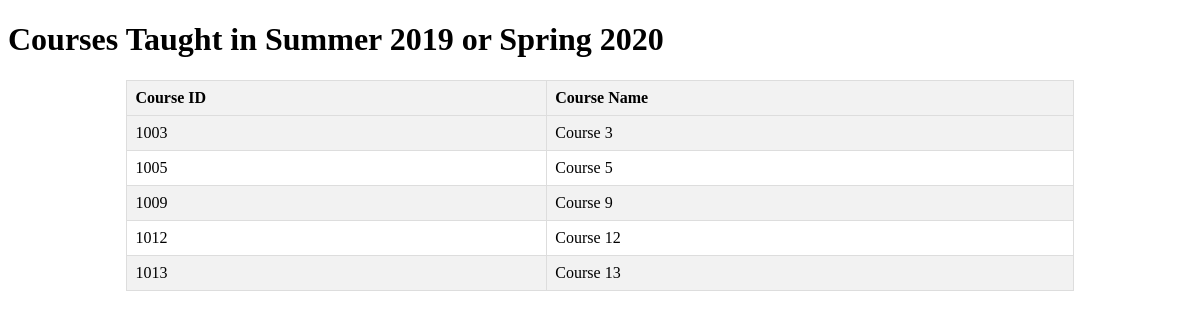
The page /Querry3.php on the database its author committed.
### tables this page shows
CREATE TABLE `courses` (
  `course_id` varchar(10) NOT NULL,
  `course_name` varchar(255) DEFAULT NULL
);

### Querry3.php (the view, shortened to what this page needs)
<?php
$host = "localhost";
$username = "root";
$password = "";
$database = "UniversityDatabase";
$conn = new mysqli($host, $username, $password, $database);
$query = "SELECT DISTINCT c.course_id, c.course_name
          FROM courses c
          WHERE c.course_id IN (
              SELECT t.course_id
              FROM teaches t
              WHERE (t.semester = 'Summer' AND t.year = 2019)
                 OR (t.semester = 'Spring' AND t.year = 2020)
          )";
$result = mysqli_query($conn, $query);
?>
<!DOCTYPE html>
<html>
<head>
</head>
<body>
    <h1>Courses Taught in Summer 2019 or Spring 2020</h1>
    <table class="styled-table">
        <tr>
            <th>Course ID</th>
            <th>Course Name</th>
        </tr>
        <?php
        while ($row = mysqli_fetch_assoc($result)) {
            echo "<tr>";
            echo "<td>" . $row['course_id'] . "</td>";
            echo "<td>" . $row['course_name'] . "</td>";
            echo "</tr>";
        }
        ?>
    </table>
</body>
</html>

### Querry3.php (style rules this page uses)
.styled-table { border-collapse: collapse; width: 80%; margin: 0 auto; }
.styled-table th, .styled-table td { border: 1px solid #ddd; padding: 8px; text-align: left; }
.styled-table th { background-color: #f2f2f2; }
.styled-table tr:nth-child(even) { background-color: #f2f2f2; }

### rows shown on the page
courses: course_id "1003", course_name "Course 3"
courses: course_id "1005", course_name "Course 5"
courses: course_id "1009", course_name "Course 9"
courses: course_id "1012", course_name "Course 12"
courses: course_id "1013", course_name "Course 13"
